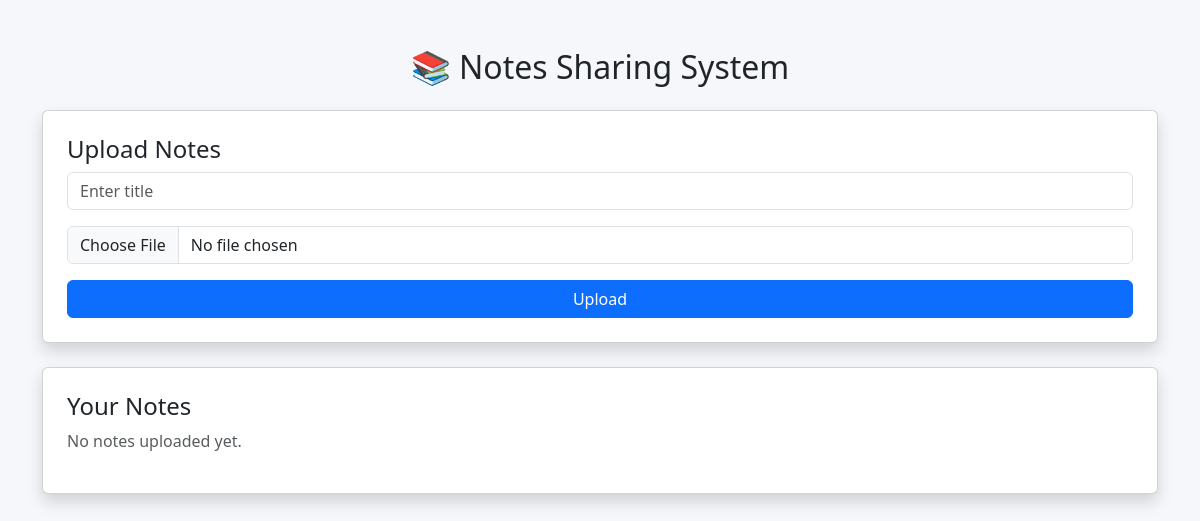
Page /home on the earlier database version.
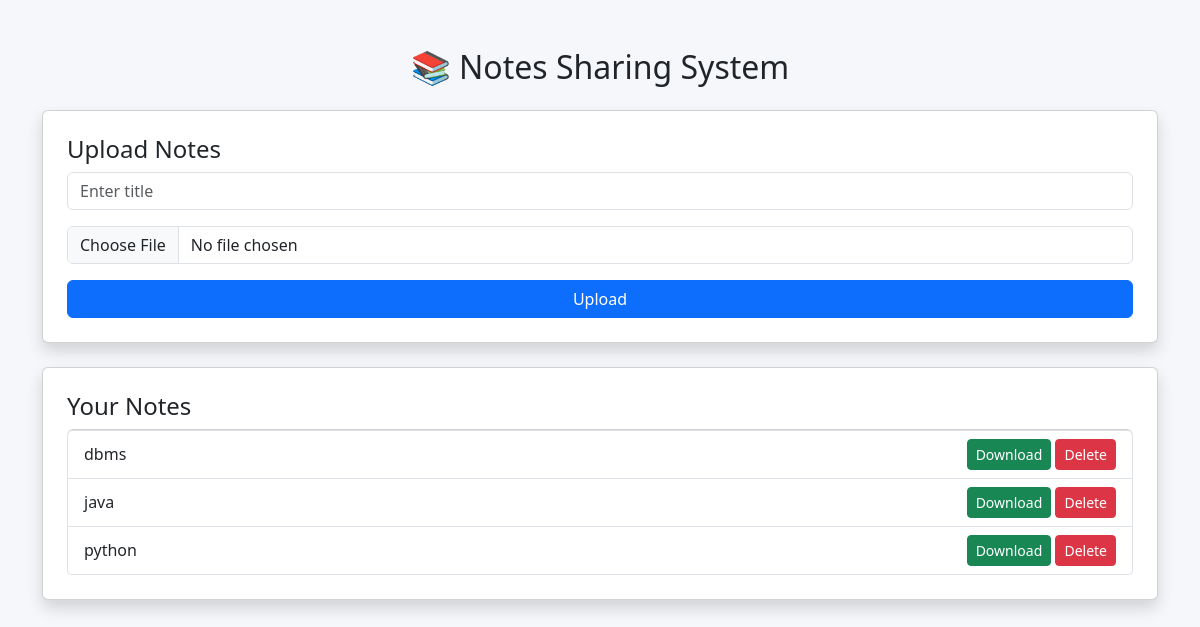
Same page on the later database version.
### app.py (models this page shows)
class Note(db.Model):
    id = db.Column(db.Integer, primary_key=True)
    title = db.Column(db.String(100))
    filename = db.Column(db.String(100))

### app.py (the view)
@app.route('/home')
def home():
    notes = Note.query.all()
    return render_template('index.html', notes=notes)

### templates/index.html (shortened to what this page needs)
<!DOCTYPE html>
<html lang="en">
<head>
    <link href="https://cdn.jsdelivr.net/npm/bootstrap@5.3.0/dist/css/bootstrap.min.css" rel="stylesheet">
</head>
<body style="background: #f5f7fa;">
<div class="container mt-5">
    <h2 class="text-center mb-4">📚 Notes Sharing System</h2>
    <div class="card shadow p-4 mb-4">
        <h4>Upload Notes</h4>
        <form action="/upload" method="POST" enctype="multipart/form-data">
            <div class="mb-3">
                <input type="text" name="title" class="form-control" placeholder="Enter title" required>
            </div>
            <div class="mb-3">
                <input type="file" name="file" class="form-control" required>
            </div>
            <button class="btn btn-primary w-100">Upload</button>
        </form>
    </div>
    <div class="card shadow p-4">
        <h4>Your Notes</h4>
        {% if notes %}
            <ul class="list-group">
                {% for note in notes %}
                    <li class="list-group-item d-flex justify-content-between align-items-center">
                        <span>{{ note.title }}</span>
                        <div>
                            <a href="/uploads/{{ note.filename }}" class="btn btn-success btn-sm">Download</a>
                            <a href="/delete/{{ note.id }}" class="btn btn-danger btn-sm">Delete</a>
                        </div>
                    </li>
                {% endfor %}
            </ul>
        {% else %}
            <p class="text-muted">No notes uploaded yet.</p>
        {% endif %}
    </div>
</div>
</body>
</html>

Differences in the rows shown:
added Note: title "dbms"
added Note: title "java"
added Note: title "python"
Other differences:
text no longer shown: "No notes uploaded yet."
